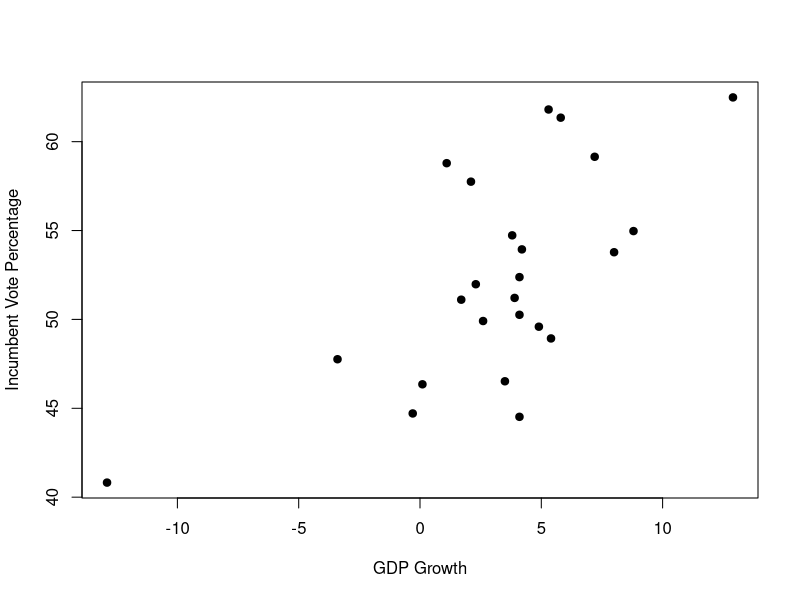
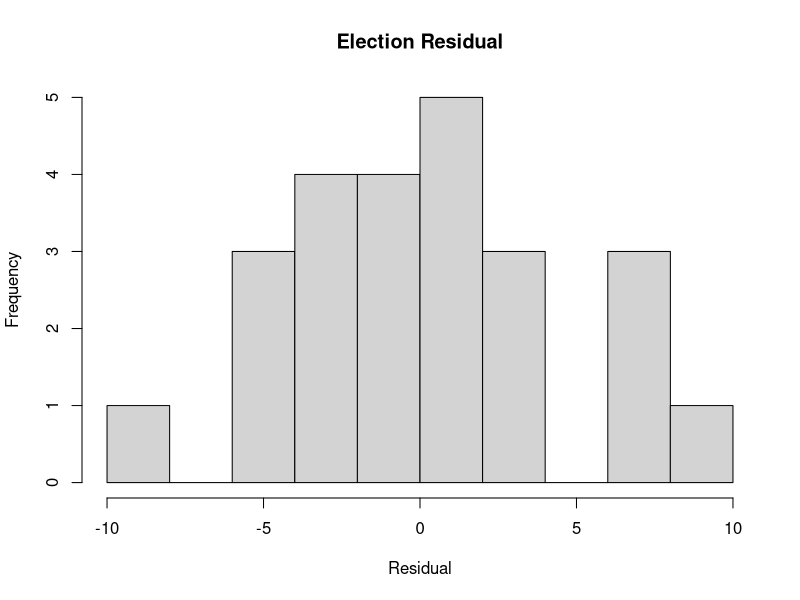
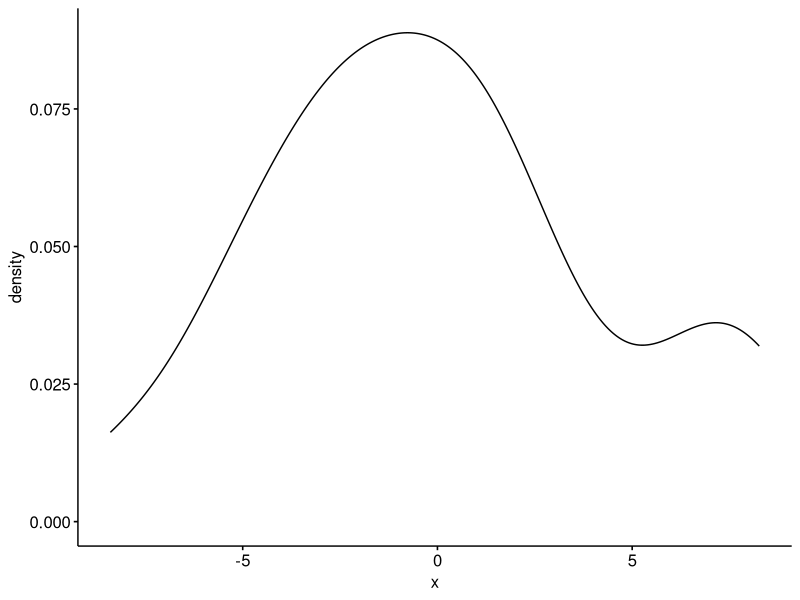
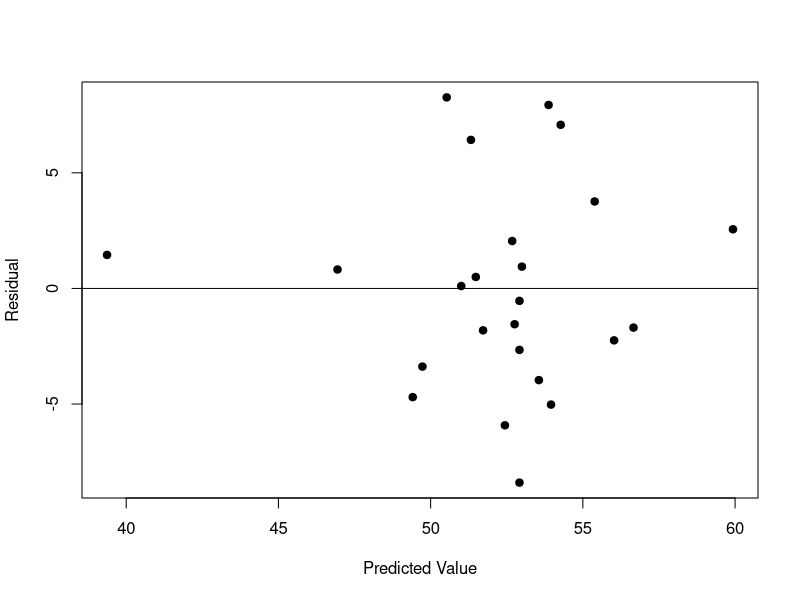

Here is the R script that generated these plots, in order:
## ---- chunk 1
election <- read.csv("election.csv")
## ---- chunk 2
plot(election$growth, election$vote_pct, pch = 19,  xlab ="GDP Growth", ylab = "Incumbent Vote Percentage")
## ---- chunk 3
model <- lm(vote_pct ~ growth, data = election)
summary(model)
model$coefficients #lets you find the Linear Regression Equation model easier to look at

## ---- chunk 4
library(ggpubr)

election$residuals = residuals(model)
hist(election$residuals, xlab = "Residual", main = "Election Residual")
ggdensity(election$residuals) #show normality easier 
## ---- chunk 5
election$predicted = predict(model)
plot(election$predicted, election$residuals, pch = 19,
        xlab = "Predicted Value", ylab = "Residual")
abline(a=0, b=0)

